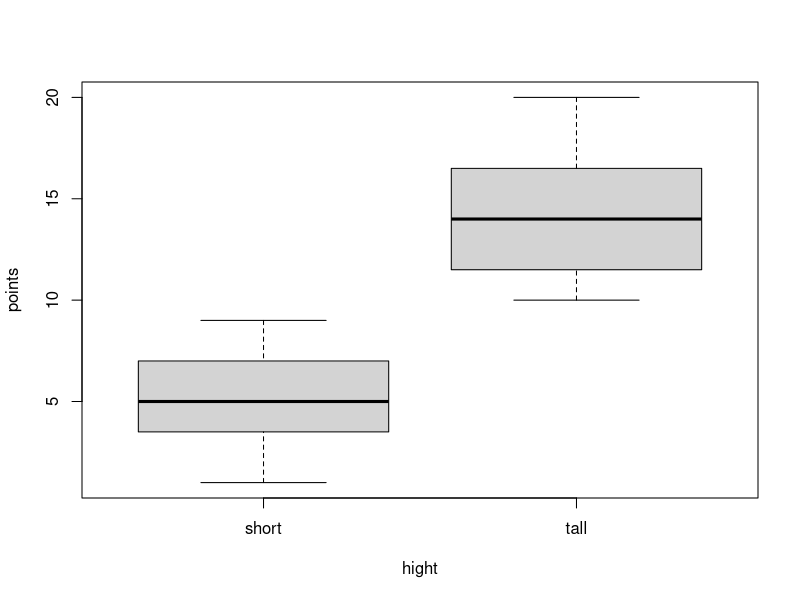
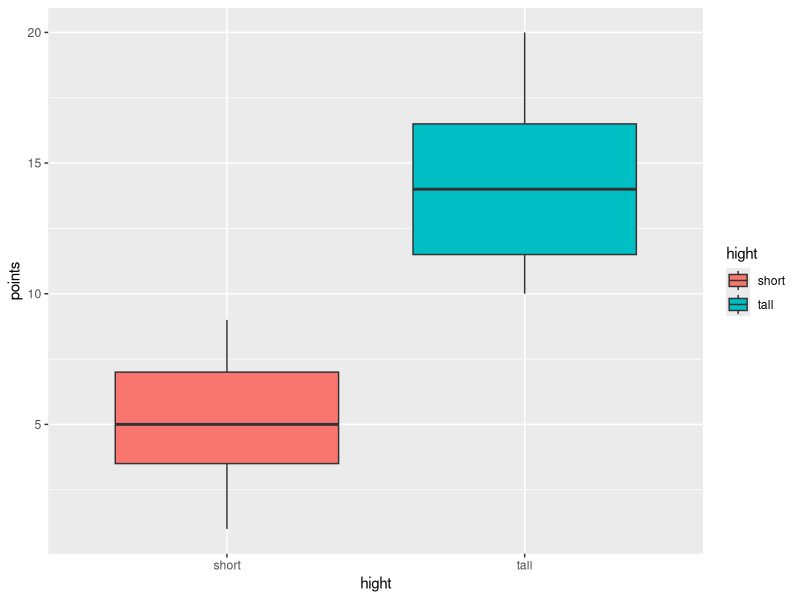

Write the R code that produced these figures, in order.
library(ggplot2) # explain base verses packages

pointlow<-c(3,5,6,8,9,1,4) # Make a vector by hand, objects and simple functions

pointhigh<-sample(10:20,7) # More complex functions with arguments

points<-c(pointlow,pointhigh) # data manipulation
points<-as.data.frame(points)

# Non numaric objects
hight <- c("short","short","short","short","short","short","short","tall","tall","tall","tall","tall","tall","tall") 
hight <- c(rep("short", 7),rep("tall", 7))

# data manipulation
hight<- as.data.frame(hight) 
bball<-cbind(points,hight)
View(bball)


#Graphing
boxplot(points~hight, data = bball) 
ggplot(bball, aes(x=hight, y=points, fill=hight)) +
  geom_boxplot()


t.test(points~hight, data=bball)
mod.0 <-lm(points~hight, data=bball)
summary(mod.0)
